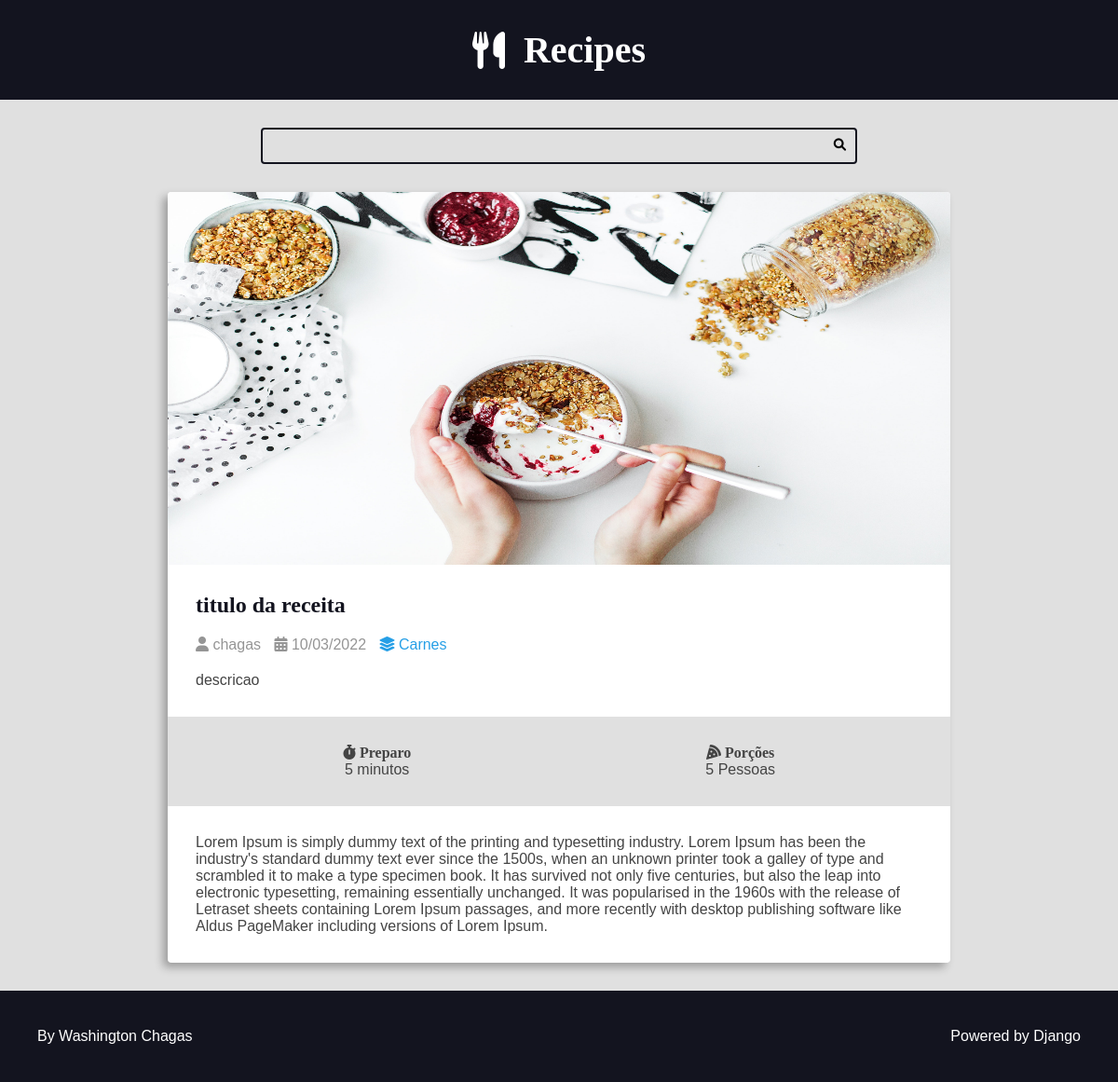
Page /recipes/1/ on the committed database.
### recipes/models.py (models this page shows, shortened)
class Recipe(models.Model):
    title = models.CharField(max_length=65)
    description = models.CharField(max_length=165)
    slug = models.SlugField(blank=True, unique=True)
    preparation_time = models.IntegerField()
    preparation_time_unit = models.CharField(max_length=65)
    servings = models.IntegerField()
    servings_unit = models.CharField(max_length=65)
    preparation_steps = models.TextField()
    preparation_steps_is_html = models.BooleanField(default=False)
    creat_at = models.DateTimeField(auto_now_add=True)
    update_at = models.DateTimeField(auto_now=True)
    is_publish = models.BooleanField(default=False)
    cover = models.ImageField(
        upload_to='recipes/covers/%Y/%m/%d/', blank=True, default='')
    category = models.ForeignKey(
        Category, on_delete=models.SET_NULL, null=True, blank=True,
        default=None)
    author = models.ForeignKey(
        User, on_delete=models.SET_NULL, null=True)

class Category(models.Model):
    name = models.CharField(max_length=65)

### recipes/views.py (the view)
# urls.py: path('recipes/<int:id>/', views.recipe, name="recipe"),
def recipe(request, id):
    recipe = get_object_or_404(Recipe, pk=id, is_publish=True)
    return render(request, 'recipes/pages/recipe.html', context={  # noqa: 501, E261
        'recipe': recipe,
        'is_detail_page': True,
    })

### recipes/templates/recipes/pages/recipe.html (shortened to what this page needs)
{% extends 'global/base.html' %}
{% block conteudo %}
<div class="main-content main-content-detail container">
    {% include 'recipes/partials/_cards.html'%}
</div>
{% endblock conteudo %}

### recipes/templates/recipes/partials/_cards.html (shortened to what this page needs)
<div class="recipe recipe-list-item">
    <div class="recipe-cover">
        <a href="{% url 'recipes:recipe' recipe.id  %}">
            <img src="{{recipe.cover.url}}" style="height: 40rem;" width="100%" alt="">
        </a>
    </div>
        <div class="recipe-title-container">
            <h2 class="recipe-title">
                <a href="{% url 'recipes:recipe' recipe.id  %}">
                    {{recipe.title}}
                </a>
            </h2>
        </div>
    <div class="recipe-author">
            <span class="recipe-author-item">
                <i class="fas fa-user"></i>
                {% if recipe.author %}
                    {% if recipe.author.first_name %}
                        {{recipe.author.first_name}}
                    {% else %}
                        {{recipe.author.username}}
                    {% endif %}
                {% else %}
                    Desconhecido
                {% endif %}
            </span>
        <span class="recipe-author-item">
            <i class="fas fa-calendar-alt"></i>
            {{recipe.creat_at|date:"d/m/Y"}}
        </span>
        {% if recipe.category is not None %}
            <span class="recipe-author-item">
                <a href="{% url 'recipes:category' recipe.category.id %}">
                    <i class="fas fa-layer-group"></i>
                    <span>{{recipe.category.name}}</span>
                </a>
            </span>
        {% endif %}
    </div>
    <div class="recipe-content">
        <p>{{recipe.description}}</p>
    </div>
    <div class="recipe-meta-container">
        <div class="recipe-meta recipe-preparation">
            <h3 class="recipe-meta-title"><i class="fas fa-stopwatch"></i> Preparo</h3>
            <div class="recipe-meta-text">
                {{recipe.preparation_time}} {{recipe.preparation_time_unit}}
            </div>
        </div>
        <div class="recipe-meta recipe-servings">
            <h3 class="recipe-meta-title"><i class="fas fa-pizza-slice"></i> Porções</h3>
            <div class="recipe-meta-text">
                {{recipe.servings}} {{recipe.servings_unit}}
            </div>
        </div>
    </div>
    {% if is_detail_page is True %}
    <div class="preparation-steps">
        {% if recipe.preparation_steps_is_html %}
            {{recipe.preparation_steps|safe}}
        {% else %}
            {{recipe.preparation_steps|linebreaksbr}}
        {% endif %}
    </div>
    {% endif %}
</div>

### meus_templates/static/recipe/css/style.css (style rules this page uses)
* { padding: 0; margin: 0; box-sizing: border-box; }
html { font-size: 62.5%; }
body { font-size: 1.6rem; font-family: var(--font-primary); background: var(--color-gray-1); color: var(--color-dark-text); }
h1, h2, h3, h4, h5 { font-family: 'Times New Roman', Times, serif; }
:root { --color-primary: #269fe6; --color-primary-hover: #2086c2; --color-primary-dark: #13141f; --color-primary-dark-hover: #212336; --color-primary-light: #d4ecfa; --color-primary-light-hover: #bdd8e7; --color-white: #fff; --color-black: #000; --color-dark-text: #444; --color-info-light: #cce5ff; --color-debug-light: #cce5ff; --color-success-light: #d4edda; --color-alert-light: #fff3cd; --color-warning-light: #fff3cd; --color-error-light: #f8d7da; --color-info-dark: #4d86c4; --color-debug-dark: #4d86c4; --color-success-dark: #4a9c5d; --color-alert-dark: #927f40; --color-warning-dark: #927f40; --color-error-dark: #da525d; --color-gray-0: #f9f9f9; --color-gray-1: #e0e0e0; --color-gray-2: #c7c7c7; --color-gray-3: #aeaeae; --color-gray-4: #959595; --color-gray-5: #7d7d7d; --color-gray-6: #646464; --color-gray-7: #4b4b4b; --color-gray-8: #323232; --color-gray-9: #191919; --font-primary: sans-serif; --font-headings: 'Roboto Slab', serif; --spacing-gutter-medium: 3rem; --spacing-gutter-large: 4rem; }
.container { max-width: 144rem; margin: 0 auto; padding: var(--spacing-gutter-medium); }
.main-content { padding-top: 0; }
.recipe { background: var(--color-white); box-shadow: -5px 5px 10px rgba(0, 0, 0, .3); transform: scale(1); transition: all 300ms ease-in-out; border-radius: .4rem; overflow: hidden; }
.recipe img { max-width: 100%; }
.recipe-list-item { max-width: 64rem; height: fit-content; }
.recipe-title-container { padding: var(--spacing-gutter-medium); padding-bottom: 2rem; }
.recipe-title-container a { text-decoration: none; color: var(--color-primary-dark); }
.recipe-author { padding: 0 var(--spacing-gutter-medium); }
.recipe-content { padding: var(--spacing-gutter-medium); padding-top: 2rem; }
.recipe-author-item { color: var(--color-gray-4); margin-right: 1rem; }
.recipe-author a { color: var(--color-primary); text-decoration: none; transition: all 300ms ease-in-out; }
.recipe-meta-container { display: flex; flex-flow: row wrap; padding: var(--spacing-gutter-medium); background: var(--color-gray-1); }
.recipe-meta { display: flex; flex-flow: column nowrap; flex-shrink: 1; flex-grow: 1; text-align: center; }
.recipe-meta-title { font-size: 1.6rem; }
.preparation-steps { padding: var(--spacing-gutter-medium); }
.main-content-detail .recipe-list-item { max-width: 84rem; margin: 0 auto; }

### rows in the picture
Recipe: cover (picture), title "titulo da receita", author.username "chagas", creat_at "10/03/2022", category.name "Carnes", description "descricao", preparation_time "5", preparation_time_unit "minutos", servings "5", servings_unit "Pessoas", preparation_steps "Lorem Ipsum is simply dummy text of the printing and typesetting industry. Lorem Ipsum has been the industry's standard dummy text ever since the 1500s, when an unknown printer took a galley of type and scrambled it to make a type specimen book. It has survived not only five centuries, but also the leap into electronic typesetting, remaining essentially unchanged. It was popularised in the 1960s with the release of Letraset sheets containing Lorem Ipsum passages, and more recently with desktop publishing software like Aldus PageMaker including versions of Lorem Ipsum."
